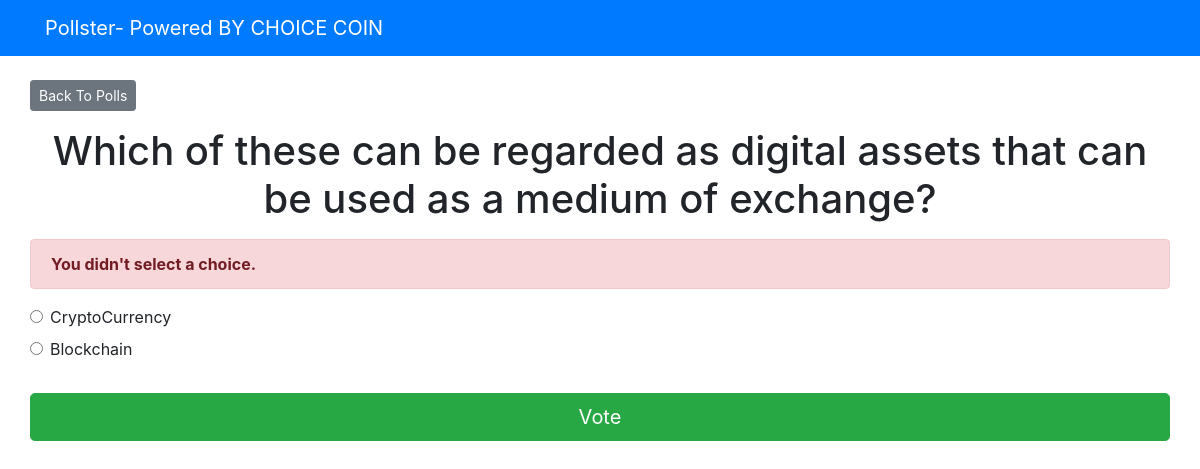
The page /polls/1/vote/ on the database its author committed.
### polls/models.py (models this page shows, shortened)
class Question(models.Model):
    question_text = models.CharField(max_length = 200)
    pub_date = models.DateTimeField('date published')

class Choice(models.Model):
    question = models.ForeignKey(Question, on_delete = models.CASCADE)
    choice_text = models.CharField(max_length = 200)
    votes = models.IntegerField(default = 0)

### polls/views.py (the view)
# urls.py: path('<int:question_id>/vote/', views.vote, name ='vote'),
def vote(request, question_id):
    question = get_object_or_404(Question, pk = question_id)
    try:
        selected_choice = question.choice_set.get(pk = request.POST['choice'])
    except (KeyError, Choice.DoesNotExist):
        return render(request, 'polls/detail.html', {
            'question': question,
            'error_message': "You didn't select a choice.",
        })
    else:
        selected_choice.votes += 1
        selected_choice.save()
        return HttpResponseRedirect(reverse('polls:results', args =(question.id, )))

### templates/polls/detail.html (shortened to what this page needs)
{% extends 'base.html' %}
{% block content %}
<a class ="btn btn-secondary btn-sm mb-3" href ="{% url 'polls:index' %}">Back To Polls</a>
<h1 class ="text-center mb-3">{{ question.question_text }}</h1>
{% if error_message %}
<p class ="alert alert-danger">
    <strong>{{ error_message }}</strong>
</p>
{% endif %}
<form action ="{% url 'polls:vote' question.id %}" method ="post">
    {% for choice in question.choice_set.all %}
    <div class ="form-check">
        <input type ="radio" name ="choice" class ="form-check-input" id ="choice{{ forloop.counter }}"
            value ="{{ choice.id }}" />
        <label for ="choice{{ forloop.counter }}">{{ choice.choice_text }}</label>
    </div>
    {% endfor %}
    <input type ="submit" value ="Vote" class ="btn btn-success btn-lg btn-block mt-4" />
</form>
{% endblock %}

### rows shown on the page
Question: question_text "Which of these can be regarded as digital assets that can be used as a medium of exchange?"
Choice: choice_text "CryptoCurrency"
Choice: choice_text "Blockchain"

### other values the page prints
{{ error_message }} "You didn't select a choice."
